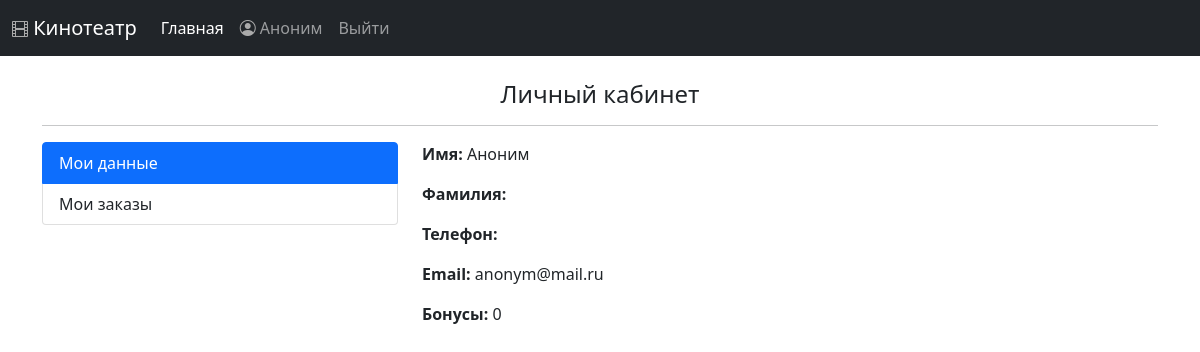
/account/ (signed in), run on the app's committed database.
### CinemaApp/models.py (models this page shows, shortened)
class Customer(models.Model):
    user = models.ForeignKey(settings.AUTH_USER_MODEL, verbose_name = 'Пользователь', on_delete=models.CASCADE)
    is_active=models.BooleanField(default=False)
    cutomer_orders = models.ManyToManyField(Order,blank=True, verbose_name = 'Заказы покупателя', related_name = 'related_customer')
    phone = models.CharField(max_length=20, verbose_name = 'Номер телефона')
    bonuses = models.IntegerField(verbose_name='Бонусы', blank=True, null=True, default=0)
    class Meta:
        verbose_name = 'Покупатель'
        verbose_name_plural = 'Покупатели'

### CinemaApp/views.py (the view)
# urls.py: path('account/', AccountView.as_view(), name='account'),
class AccountView(CartMixin, views.View):
    def get(self, request, *args, **kwargs):
        customer = Customer.objects.filter(user=request.user).first()
        context = {
            'customer': customer,
            'cart': self.cart
        }
        return render(request, 'account.html', context)

### CinemaApp/mixins.py (called while the page is built, shortened)
    def dispatch(self, request, *args, **kwargs):
        if request.user.is_authenticated: #если пользователь авторизован
            customer = Customer.objects.filter(user=request.user).first()
            if not customer:
                customer = Customer.objects.create(user=request.user)
            cart = Cart.objects.filter(owner=customer, in_order=False).last()
            if not cart:
                cart = Cart.objects.create(owner=customer)
        self.cart = cart
        return super().dispatch(request, *args, **kwargs)

### CinemaApp/models.py (called while the page is built)
    def __str__(self):
        return self.name

### CinemaApp/templates/account.html (shortened to what this page needs)
{% extends 'base.html' %}
{% block content %}
    <div class="container">
    <br>
    <h4 class="text-center">Личный кабинет</h4>
    <hr>
    <div class="row">
        <div class="col-4">
            <div class="list-group" id="list-tab" role="tablist">
                <a class="list-group-item list-group-item-action active" id="list-data-list" data-bs-toggle="list" href="#list-data" role="tab" aria-controls="list-data">Мои данные</a>
                <a class="list-group-item list-group-item-action" id="list-orders-list" data-bs-toggle="list" href="#list-orders" role="tab" aria-controls="list-orders">Мои заказы</a>
            </div>
        </div>
        <div class="col-8">
        <div class="tab-content" id="nav-tabContent">
            <div class="tab-pane fade show active" id="list-data" role="tabpanel" aria-labelledby="list-data-list">
                <div class="row">
                    <div class="col-md-8">
                        <p><strong>Имя:</strong> {{ customer.user.first_name }}</p>
                        <p><strong>Фамилия:</strong> {{ customer.user.last_name }}</p>
                        <p><strong>Телефон:</strong> {{ customer.phone }}</p>
                        <p><strong>Email:</strong> {{ customer.user.email}}</p>
                        <p><strong>Бонусы:</strong> {{ customer.bonuses }}</p>
                    </div>
                </div>
            </div>
            </div>
        </div>
</div>
    </div>
{% endblock content %}

### CinemaApp/templates/base.html (shortened to what this page needs)
<!DOCTYPE html>
{%  load static %}
<html lang="en">
<head>
    <link rel="stylesheet" href="https://cdn.jsdelivr.net/npm/bootstrap-icons@1.8.1/font/bootstrap-icons.css">
    <link rel="stylesheet" href="https://pro.fontawesome.com/releases/v5.10.0/css/all.css"/>
    <link href="https://cdn.jsdelivr.net/npm/bootstrap@5.1.3/dist/css/bootstrap.min.css" rel="stylesheet">
</head>
<body>
<nav class="navbar navbar-expand-lg navbar-dark bg-dark">
  <div class="container-fluid">
    <a class="navbar-brand" href="{% url 'base' %}"><i class="bi bi-film" style="font-size: 1rem; color: #aaaaaa;"></i> Кинотеатр</a>
    <div class="collapse navbar-collapse" id="navbarSupportedContent">
      <ul class="navbar-nav me-auto mb-2 mb-lg-0">
        <li class="nav-item">
          <a class="nav-link active" aria-current="page" href="{% url 'base' %}">Главная</a>
        </li>
          {% if not request.user.is_authenticated %}
            <li class="nav-item">
                <a class="nav-link" href="{% url 'login' %}">Авторизация</a>
            </li>
            <li class="nav-item">
                <a class="nav-link" href="{% url 'registration'%}">Регистрация</a>
            </li>
          {% else %}
              <li class="nav-item">
                <a class="nav-link" href="{% url 'account' %}"><i class="bi bi-person-circle" style="font-size: 1rem; color: #aaaaaa;"></i> {{ request.user.first_name }}</a>
              </li>
              <li class="nav-item">
                <a class="nav-link" href="{% url 'logout' %}">Выйти</a>
              </li>
          {% endif %}
      </ul>
    </div>
  </div>
</nav>
    {% block content %}{% endblock content %}
</body>
</html>

### data on the page
Customer: user.first_name "Аноним", user.email "anonym@mail.ru", bonuses "0"

### other printed values
{{ request.user.first_name }} "Аноним"
